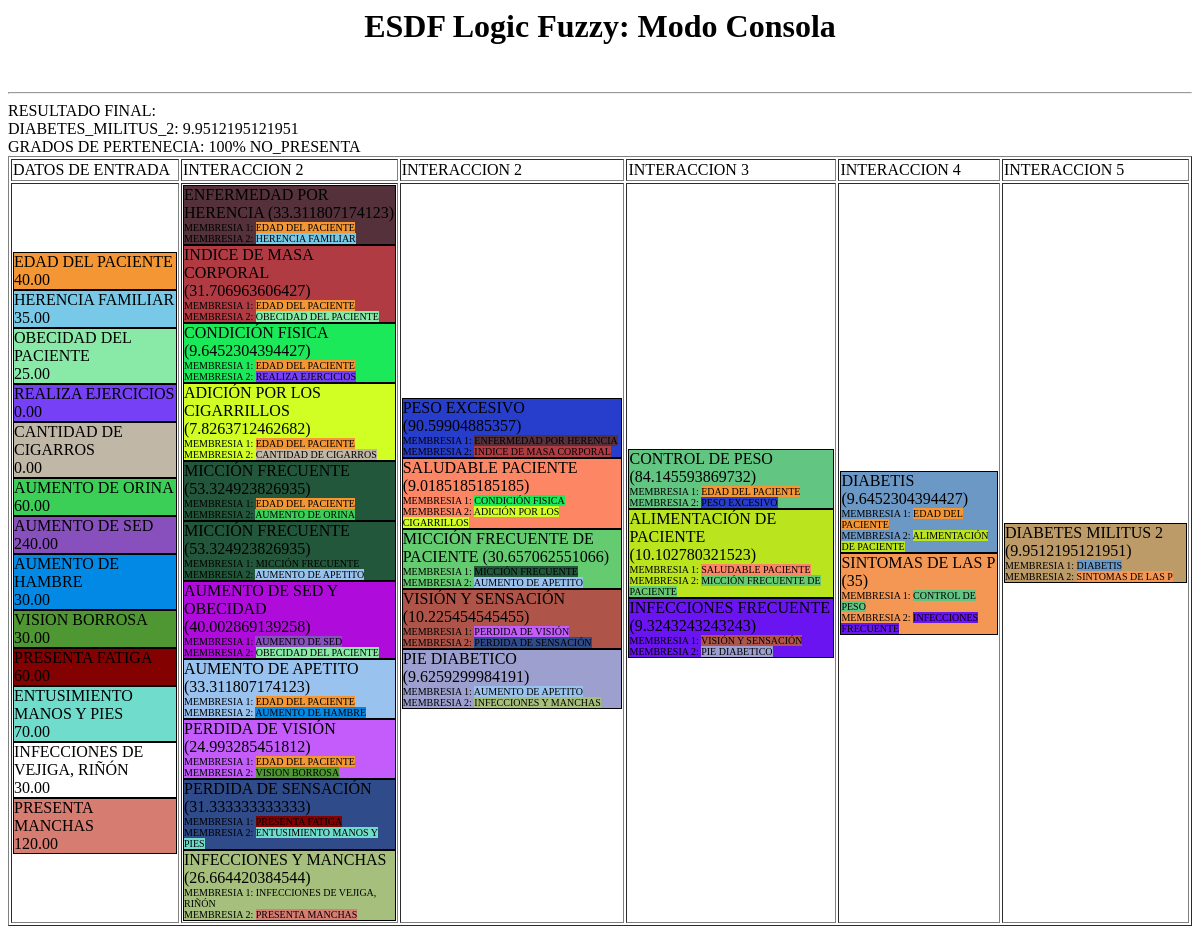
The page /fuzzy/logicadifusaConsolaESDF_Bloques.php?idpersona=2 (signed in) on the database its author committed.
### tables this page shows
CREATE TABLE IF NOT EXISTS `membresia` (
  `idmembresia` int(11) NOT NULL AUTO_INCREMENT,
  `descripcion` varchar(50) NOT NULL,
  `comentario` varchar(200) NOT NULL,
  `idtipocriterio` int(11) NOT NULL,
  `tipo` char(1) NOT NULL DEFAULT 'I' COMMENT 'I->entrada, O->Salida',
  `tipocontrol` char(1) NOT NULL COMMENT 'O->Opcion, V->valor',
  `estado` char(1) NOT NULL DEFAULT 'N',
  PRIMARY KEY (`idmembresia`)
);

CREATE TABLE IF NOT EXISTS `respuestas` (
  `idrespuesta` int(11) NOT NULL AUTO_INCREMENT,
  `idpersona` int(11) NOT NULL,
  `idmembresia` int(11) NOT NULL,
  `idvariable` int(11) NOT NULL,
  `valor` decimal(10,2) NOT NULL,
  PRIMARY KEY (`idrespuesta`)
);

### negocio/cls_respuesta.php (called while the page is built, shortened)
<?php
class clsRespuesta
{
function buscarxPersona($idPersona)
 {
   $sql = "SELECT idrespuesta, idPersona, r.idmembresia, c.descripcion as membresia, idvariable, valor FROM respuestas r inner join membresia c on r.idmembresia=c.idmembresia WHERE 1=1";
   if(isset($idPersona)) $sql.=" and idPersona=".$idPersona;
   global $cnx;
   return $cnx->query($sql);
 }
}
?>

### fuzzy/fuzzy-logic-class.php (called while the page is built, shortened)
<?php
class Member {
	protected
		$FName,
		$FMiddle,
		$FA,
		$FB,
		$FType;
	public function __construct($Name=NULL,$start=NULL,$medium=NULL,$stop=NULL,$type=NULL){
		if($Name == NULL) return;
		$this->FName 	= $Name;
		$this->FMiddle 	= $medium;
		$this->FA 		= $start;
		$this->FB 		= $stop;
		$this->FType  	= $type;
	}
	public function Fuzzification($P=0.0) {
    if (($P<$this->FA) OR ($P>$this->FB)) return 0;
	if ($P==$this->FMiddle) return 1;
	 if ($this->FType==LINFINITY) {
	    if ($P<=$this->FMiddle) return 1;
		if (($P>$this->FMiddle) AND ($P<$this->FB)) return ($this->FB-$P)/($this->FB-$this->FMiddle);
	 }
	 if ($this->FType==RINFINITY) {
	    if ($P>=$this->FMiddle) return 1;
		if (($P<$this->FMiddle) AND ($P>$this->FA)) return ($P-$this->FA)/($this->FMiddle-$this->FA);
	 }
	if ($this->FType==TRIANGLE) {
	   if(($P<$this->FMiddle) AND ($P>$this->FA)) return ($P-$this->FA)/($this->FMiddle-$this->FA);
	   if(($P>$this->FMiddle) AND ($P<$this->FB))  return ($this->FB-$P)/($this->FB-$this->FMiddle);
	 }
	return 0;
}
}
class Fuzzify extends Member {
	protected $members = array();
	public function clearMembers() {
		$this->members = NULL;
	}
	public function addMember($idx,$Name='New',$start=0.0,$medium=0.0,$stop=0.0,$type=TRIANGLE) {
		$member = new Member($Name,$start,$medium,$stop,$type);
		$this->members[$idx][] = $member;
	}
	public function getMembersIndex($idx,$value = NULL) {
		foreach ($this->members[$idx] as $idx => $member)
			if ($value==$member->FName) return $idx;
		return FALSE;
	}
	public function getMemberByName($idx,$name = NULL) {
		foreach ($this->members[$idx] as $idx => $member)
			if ($name==$member->FName) return $member;
		return FALSE;
	}
	public function getNameMember($idx,$id) {
		$i=0;
		foreach ($this->members[$idx] as $idx => $member){
			if($id==$i) $nombres=$member->FName;
			$i++;
		}
		return $nombres;
	}
}
class Rules extends Fuzzify{
	public	$FOutputs		=	array();
	private $OutputNames = NULL;
	private $rules = NULL;
	public function setOutputNames($val) {
		$this->OutputNames = $val;
	}
	public function getOutputNames() {
		return $this->OutputNames;
	}
	public function clearRules() {
		$this->rules = NULL;
	}
	public function getRules() {
		return $this->rules;
	}
	public function addRule($val) {
		$this->rules[] = $val;
	}
	private function getLastParent($a) {
	do {
	$a = $this->rSplit($a);
	} while($a);
	return $ret;
	}
	private function _FuzzyAND($arr) {
		return (min($arr));
	}
	public function processRule($rule) {
		$items=preg_split("/\s+/",$rule);
		$operation='and';
		$firstop = array_shift($items);
		$outitem = array_pop($items);
		$tmparr=array();
		foreach($items as $item) {
			$inp=strtolower($item);
			if (($inp=='or') or ($inp=='and') or ($inp=='not')) $operation=$inp;
				elseif (($inp=='then') or ($inp=='for'))  continue;
					else {
						list($inputName,$memberName) = preg_split("/\./",$item);
						$mem_idx = $this->getMembersIndex($inputName,$memberName);
						$tmparr[] =$this->FOutputs[$inputName][$mem_idx];
						}
		}
		$value1 = ($operation == 'or') ? $this->_FuzzyOR($tmparr) :
				  ($operation == 'not') ? $this->_FuzzyNOT($tmparr) :$this->_FuzzyAND($tmparr);
		return array($outitem,$value1);
	}
}
class Fuzzy_Logic extends Rules {
	protected	$AgregatePoints =   100;
	private function ClearSolution() {
	$this->FXValues			=	array();
	$this->FYValues			=	array();
	}
	public function SetRealInput($idx,$X = 0.0) {
		$this->FRealInput[$idx]	=	$X;
		$this->FOutputs[$idx] = array();
		For ($i=0;$i<count($this->members[$idx]);$i++) {
			$this->FOutputs[$idx][]	=	$this->members[$idx][$i]->Fuzzification($this->FRealInput[$idx]);
		}
	}
	public function getGradosPertenencia($idx,$X = 0.0) {
		$this->FRealInput[$idx]	=	$X;
		$this->FOutputs[$idx] = array();
		For ($i=0;$i<count($this->members[$idx]);$i++) {
			$this->FOutputs[$idx][]	=	$this->members[$idx][$i]->Fuzzification($this->FRealInput[$idx]);
		}
		return $this->FOutputs[$idx];
	}
	public function FuzzyAgregate($outname,$Member,$AlphaCut=0.0) {
		foreach($this->FXValues[$outname] as $index=>$pointX) {
			if ($pointX<$Member->FA) continue;
			if ($pointX>$Member->FB) break;
			$ms = $Member->Fuzzification($pointX);
			$mem_val = min($ms,$AlphaCut);
			$this->FYValues[$outname][$index] = max($this->FYValues[$outname][$index],$mem_val);
		}
	}
	public function calcFuzzy() {
		foreach($this->getOutputNames() as $outname) {
		$AgregateDeltaX = ($this->FMax[$outname]-$this->FMin[$outname])/$this->AgregatePoints;
		$this->FXValues[$outname] = Range($this->FMin[$outname],$this->FMax[$outname],$AgregateDeltaX);
		$this->FYValues[$outname] = array_fill ( 0 , count($this->FXValues[$outname]), 0.0 );
		}
		$rules=$this->getRules();
		foreach ($rules as $key=>$rule) {
			 list($outItem,$value) = $this->processRule($rule);
			 list($outputName,$memberName) = preg_split("/\./",$outItem);
			 $member=$this->getMemberByName($outputName,$memberName);
			}
		$result = array();
		foreach($this->getOutputNames() as $outname) {
		$suma=0.0;
		$sumb=0.0;
		foreach($this->FXValues[$outname] as $id=>$x) {
			$y=$this->FYValues[$outname][$id];
			if ($y>0) {
			$suma+=($x*$y);
			$sumb+=$y;
			}
		}
		if ($sumb == 0) $result[$outname]= 0; else	$result[$outname] = $suma/$sumb;
		}
	return $result;
}
}
?>

### negocio/cls_tipocriterio.php (called while the page is built, shortened)
<?php
class clsTipoCriterio
{
function buscar($idtipocriterio)
 {
   $sql = "SELECT idtipocriterio,descripcion,comentario,estado FROM TIPO_CRITERIO WHERE 1=1";
   global $cnx;
   return $cnx->query($sql);
 }
}
?>

### negocio/cls_membresia.php (called while the page is built, shortened)
<?php
class clsMembresia
{
function buscar($idmembresia,$idtipocriterio=0, $tipo='')
 {
   $sql = "SELECT idmembresia,descripcion,comentario,idtipocriterio,tipo,estado,tipocontrol FROM MEMBRESIA WHERE 1=1 ";
   if($idmembresia>0) $sql.=" AND idmembresia=".$idmembresia;
   global $cnx;
   return $cnx->query($sql);
 }
function buscarxcriteriodesdeFuzzy($idtipocriterio=0)
 {
   $sql = "SELECT distinct idmembresia,descripcion,comentario,tipocontrol,estado,tipo FROM MEMBRESIA WHERE 1=1";
   if($idtipocriterio>0) $sql.=" AND idtipocriterio=".$idtipocriterio;
   global $cnx;
   return $cnx->query($sql);
 }
}
?>

### negocio/cls_variablelinguistica.php (called while the page is built, shortened)
<?php
class clsVariableLinguistica
{
function buscarxMembresia($idmembresia)
 {
   $sql = "SELECT idvariable, VL.nombre, valorinicial, valormedio, valorfinal, idmembresia, TM.idtipomembresia, TM.nombre as tipomembresia FROM Variable_Linguistica VL INNER JOIN Tipo_Membresia TM on TM.idtipomembresia=VL.idtipomembresia WHERE idmembresia=".$idmembresia."";
   global $cnx;
   return $cnx->query($sql);
 }
}
?>

### negocio/cls_regla.php (called while the page is built, shortened)
<?php
class clsRegla
{
function consultar()
 {
   $sql = "SELECT R.idregla, C1.descripcion as membresia_input1, V1.nombre as variable_input1, operadorlogico, C2.descripcion as membresia_input2, V2.nombre as variable_input2, C3.descripcion as membresia_output, V3.nombre as variable_output FROM REGLAS R INNER JOIN MEMBRESIA C1 ON R.membresia_input1=C1.idmembresia INNER JOIN MEMBRESIA C2 ON R.membresia_input2=C2.idmembresia INNER JOIN MEMBRESIA C3 ON R.membresia_output=C3.idmembresia INNER JOIN VARIABLE_LINGUISTICA V1 ON V1.idvariable=R.variable_input1 INNER JOIN VARIABLE_LINGUISTICA V2 ON V2.idvariable=R.variable_input2 INNER JOIN VARIABLE_LINGUISTICA V3 ON V3.idvariable=R.variable_output WHERE 1=1";
   global $cnx;
   return $cnx->query($sql);
 }
 function consultarMembresiasHija($regla)
 {
  $sql = "SELECT distinct C1.descripcion as membresia_input1, C2.descripcion as membresia_input2, C3.descripcion as membresia_output, C3.idmembresia as idmembresia_output FROM REGLAS R INNER JOIN MEMBRESIA C1 ON R.membresia_input1=C1.idmembresia INNER JOIN MEMBRESIA C2 ON R.membresia_input2=C2.idmembresia INNER JOIN MEMBRESIA C3 ON R.membresia_output=C3.idmembresia INNER JOIN VARIABLE_LINGUISTICA V1 ON V1.idvariable=R.variable_input1 INNER JOIN VARIABLE_LINGUISTICA V2 ON V2.idvariable=R.variable_input2 INNER JOIN VARIABLE_LINGUISTICA V3 ON V3.idvariable=R.variable_output WHERE 1=1  ";
   if($regla!="")
   {
   $sql=$sql." and C3.descripcion like '%".$regla."%'";
   }
   global $cnx;
   return $cnx->query($sql);
 }
}
?>

### fuzzy/logicadifusaConsolaESDF_Bloques.php (the view, shortened to what this page needs)
<html>
<head>
</head>
<body bgcolor="#FFFFFF" style="color:inherit">
<?php
require("../datos/cado.php");
require_once ('fuzzy-logic-class.php');
require("../negocio/cls_tipocriterio.php");
require("../negocio/cls_membresia.php");
require("../negocio/cls_variablelinguistica.php");
require("../negocio/cls_regla.php");
require("../negocio/cls_respuesta.php");
	if(isset($_GET['idpersona'])){
		$idpersona=$_GET['idpersona'];
	}else{
		$idpersona=1;
	}
	$idmembresia=34;
	echo "<center><h1>ESDF Logic Fuzzy: Modo Consola</h1></center>";
		$x = new Fuzzy_Logic();
		$x->clearMembers();
		$objTipoCriterio = new clsTipoCriterio();
		$objMembresia = new clsMembresia();
		$objVariable = new clsVariableLinguistica();
		$rstMF=$objMembresia->buscar($idmembresia);
		$datoMF=$rstMF->fetchObject();
		$membresiafinal=str_replace(' ','_',$datoMF->descripcion);
		$rstTC = $objTipoCriterio->buscar(NULL);
		while($datoTC = $rstTC->fetchObject()){
			$rst = $objMembresia->buscarxcriteriodesdeFuzzy($datoTC->idtipocriterio);
			while($dato = $rst->fetchObject()){
				if($dato->tipo=='I'){
				$rstvariable = $objVariable->buscarxMembresia($dato->idmembresia);
				}
			}
		}
		$objRegla = new clsRegla();
		$rstregla=$objRegla->consultar();
		$x->clearRules();
		while ($datoregla=$rstregla->fetchObject()){
			$x->addRule('IF '.str_replace(' ','_',$datoregla->membresia_input1).'.'.str_replace(' ','_',$datoregla->variable_input1).' '.$datoregla->operadorlogico.' '.str_replace(' ','_',$datoregla->membresia_input2).'.'.str_replace(' ','_',$datoregla->variable_input2).' THEN '.str_replace(' ','_',$datoregla->membresia_output).'.'.str_replace(' ','_',$datoregla->variable_output));
		}
		$bloqueHeader='<table border="1" class="tabla"><tr><td>DATOS DE ENTRADA</td>';
		$bloque='<tr><td>';
		$objRespuesta = new clsRespuesta();
		$rstrpta=$objRespuesta->buscarxPersona($idpersona);
		while ($datorpta=$rstrpta->fetchObject()){
			$x->SetRealInput(str_replace(' ','_',$datorpta->membresia),$datorpta->valor);
			$bloque.= "<div id='".str_replace(' ','_',$datorpta->membresia)."'>".utf8_encode($datorpta->membresia)."<br>".$datorpta->valor."</div>";
		}
		$bloque.='</td><td>';
		$bloqueHeader.='<td>INTERACCION 2</td>';
		$fuzzy_arr = $x->calcFuzzy();
		foreach($fuzzy_arr as $membresia => $v){
			if($v!=0){
				$rstregla=$objRegla->consultarMembresiasHija(str_replace('_',' ',$membresia));
				  while($dato=$rstregla->fetchObject()){
					  $bloque.= "<div id='".$membresia."' onMouseOver='buscarGrafico(&quot;".$dato->idmembresia_output."&quot;,&quot;".$v."&quot;)'>".utf8_encode(str_replace('_',' ',$membresia))." (".$v.")<br><font size='-3'>MEMBRESIA 1: <span id='".str_replace(' ','_',$dato->membresia_input1)."'>".utf8_encode($dato->membresia_input1)."</span><BR>MEMBRESIA 2: <span id='".str_replace(' ','_',$dato->membresia_input2)."'>".utf8_encode($dato->membresia_input2)."</span></font></div>";
				}
			$membresiaTEMP[]=$membresia;
			}
		}
		$membresia='';
		$valormembresiafinal=0;
		$i=2;
		do{
			$bloque.='</td><td>';
			$bloqueHeader.='<td>INTERACCION '.$i.'</td>';
			foreach($fuzzy_arr as $membresia => $v){
				if($v!=0){
					$x->SetRealInput($membresia,$v);
				}
			}
			$fuzzy_arr = $x->calcFuzzy();
			foreach($fuzzy_arr as $membresia => $v){
				if($v!=0){
					$encontrado=false;
					foreach($membresiaTEMP as $indiceTEMP => $valorTEMP){
						if($membresia==$valorTEMP){
							$encontrado=true;
							continue;
						}
					}
					if($encontrado==false){
						if($membresia==$membresiafinal) $valormembresiafinal=$v;
						$rstregla=$objRegla->consultarMembresiasHija(str_replace('_',' ',$membresia));
						while($dato=$rstregla->fetchObject()){
						   $bloque.= "<div id='".$membresia."' onMouseOver='buscarGrafico(&quot;".$dato->idmembresia_output."&quot;,&quot;".$v."&quot;)'>".utf8_encode(str_replace('_',' ',$membresia))." (".$v.")<br><font size='-3'>MEMBRESIA 1: <span id='".str_replace(' ','_',$dato->membresia_input1)."'>".utf8_encode($dato->membresia_input1)."</span><BR>MEMBRESIA 2: <span id='".str_replace(' ','_',$dato->membresia_input2)."'>".utf8_encode($dato->membresia_input2)."</span></font></div>";
						}
						$membresiaTEMP[]=$membresia;
					}
				}
			}
			if($i==5) $valormembresiafinal=1;
			$i++;
		}while($valormembresiafinal==0);
		echo '<br><HR>RESULTADO FINAL:<br>';
		$puntaje = $fuzzy_arr[$membresiafinal];
		echo utf8_encode($membresiafinal).': '.$puntaje;
		$grados = $x->getGradosPertenencia($membresiafinal,$puntaje);
		echo "<br>GRADOS DE PERTENECIA: ";
		foreach($grados as $i => $v){
			if($v!=0){
				$p=$v*100; $pertenencia .= $p.'%&nbsp;'.$x->getNameMember($membresiafinal, $i).'<br>';
			}
		}
		echo utf8_encode($pertenencia);
		$bloqueHeader.='</tr>';
		$bloque.='</td></tr>';
		$bloque=$bloqueHeader.$bloque.'</table>';
		echo $bloque;
?>
</body>
</html>

### fuzzy/logicadifusaConsolaESDF_Bloques.php (style rules this page uses)
.tabla div { border: solid 1px; }

### rows shown on the page
membresia: descripcion "DIABETES_MILITUS_2", descripcion "9.9512195121951", descripcion "NO_PRESENTA", membresia "DIABETES MILITUS 2", v "9.9512195121951", membresia_input1 "DIABETIS", membresia_input2 "SINTOMAS DE LAS P"
respuestas: idmembresia "100", idmembresia.descripcion "EDAD DEL PACIENTE", valor "40.00"
respuestas: idmembresia.descripcion "HERENCIA FAMILIAR", valor "35.00"
respuestas: idmembresia.descripcion "OBECIDAD DEL PACIENTE", valor "25.00"
respuestas: idmembresia.descripcion "REALIZA EJERCICIOS", valor "0.00"
respuestas: idmembresia.descripcion "CANTIDAD DE CIGARROS", valor "0.00"
respuestas: idmembresia.descripcion "AUMENTO DE ORINA", valor "60.00"
respuestas: idmembresia.descripcion "AUMENTO DE SED", valor "240.00"
respuestas: idmembresia.descripcion "AUMENTO DE HAMBRE", valor "30.00"
respuestas: idmembresia.descripcion "VISION BORROSA", valor "30.00"
respuestas: idmembresia.descripcion "PRESENTA FATIGA", valor "60.00"
respuestas: idmembresia.descripcion "ENTUSIMIENTO MANOS Y PIES", valor "70.00"
respuestas: idmembresia.descripcion "INFECCIONES DE VEJIGA, RIÑÓN", valor "30.00"
respuestas: idmembresia.descripcion "PRESENTA MANCHAS", valor "120.00"
membresia: membresia "ENFERMEDAD POR HERENCIA", v "33.311807174123", membresia_input1 "EDAD DEL PACIENTE", membresia_input2 "HERENCIA FAMILIAR"
membresia: membresia "INDICE DE MASA CORPORAL", v "31.706963606427", membresia_input1 "EDAD DEL PACIENTE", membresia_input2 "OBECIDAD DEL PACIENTE"
membresia: membresia "CONDICIÓN FISICA", v "9.6452304394427", membresia_input1 "EDAD DEL PACIENTE", membresia_input2 "REALIZA EJERCICIOS"
membresia: membresia "ADICIÓN POR LOS CIGARRILLOS", v "7.8263712462682", membresia_input1 "EDAD DEL PACIENTE", membresia_input2 "CANTIDAD DE CIGARROS"
membresia: membresia "MICCIÓN FRECUENTE", v "53.324923826935", membresia_input1 "EDAD DEL PACIENTE", membresia_input2 "AUMENTO DE ORINA"
membresia: membresia "MICCIÓN FRECUENTE", v "53.324923826935", membresia_input1 "MICCIÓN FRECUENTE", membresia_input2 "AUMENTO DE APETITO", membresia "MICCIÓN FRECUENTE DE PACIENTE", v "30.657062551066"
membresia: membresia "AUMENTO DE SED Y OBECIDAD", v "40.002869139258", membresia_input1 "AUMENTO DE SED", membresia_input2 "OBECIDAD DEL PACIENTE"
membresia: membresia "AUMENTO DE APETITO", v "33.311807174123", membresia_input1 "EDAD DEL PACIENTE", membresia_input2 "AUMENTO DE HAMBRE"
membresia: membresia "PERDIDA DE VISIÓN", v "24.993285451812", membresia_input1 "EDAD DEL PACIENTE", membresia_input2 "VISION BORROSA"
membresia: membresia "PERDIDA DE SENSACIÓN", v "31.333333333333", membresia_input1 "PRESENTA FATIGA", membresia_input2 "ENTUSIMIENTO MANOS Y PIES"
membresia: membresia "INFECCIONES Y MANCHAS", v "26.664420384544", membresia_input1 "INFECCIONES DE VEJIGA, RIÑÓN", membresia_input2 "PRESENTA MANCHAS"
membresia: membresia "PESO EXCESIVO", v "90.59904885357", membresia_input1 "ENFERMEDAD POR HERENCIA", membresia_input2 "INDICE DE MASA CORPORAL"
membresia: membresia "SALUDABLE PACIENTE", v "9.0185185185185", membresia_input1 "CONDICIÓN FISICA", membresia_input2 "ADICIÓN POR LOS CIGARRILLOS"
membresia: membresia "VISIÓN Y SENSACIÓN", v "10.225454545455", membresia_input1 "PERDIDA DE VISIÓN", membresia_input2 "PERDIDA DE SENSACIÓN"
membresia: membresia "PIE DIABETICO", v "9.6259299984191", membresia_input1 "AUMENTO DE APETITO", membresia_input2 "INFECCIONES Y MANCHAS"
membresia: membresia "CONTROL DE PESO", v "84.145593869732", membresia_input1 "EDAD DEL PACIENTE", membresia_input2 "PESO EXCESIVO"
membresia: membresia "ALIMENTACIÓN DE PACIENTE", v "10.102780321523", membresia_input1 "SALUDABLE PACIENTE", membresia_input2 "MICCIÓN FRECUENTE DE PACIENTE"
membresia: membresia "INFECCIONES FRECUENTE", v "9.3243243243243", membresia_input1 "VISIÓN Y SENSACIÓN", membresia_input2 "PIE DIABETICO"
membresia: membresia "DIABETIS", v "9.6452304394427", membresia_input1 "EDAD DEL PACIENTE", membresia_input2 "ALIMENTACIÓN DE PACIENTE"
membresia: membresia "SINTOMAS DE LAS P", v "35", membresia_input1 "CONTROL DE PESO", membresia_input2 "INFECCIONES FRECUENTE"
